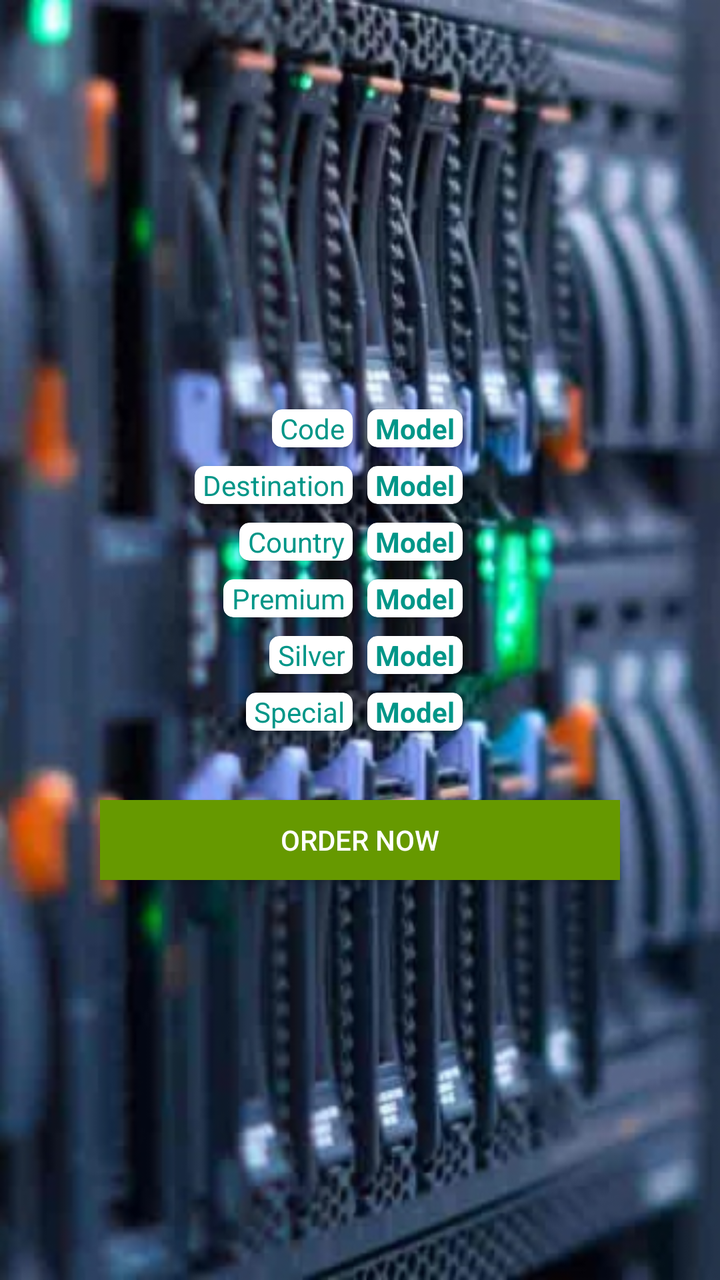
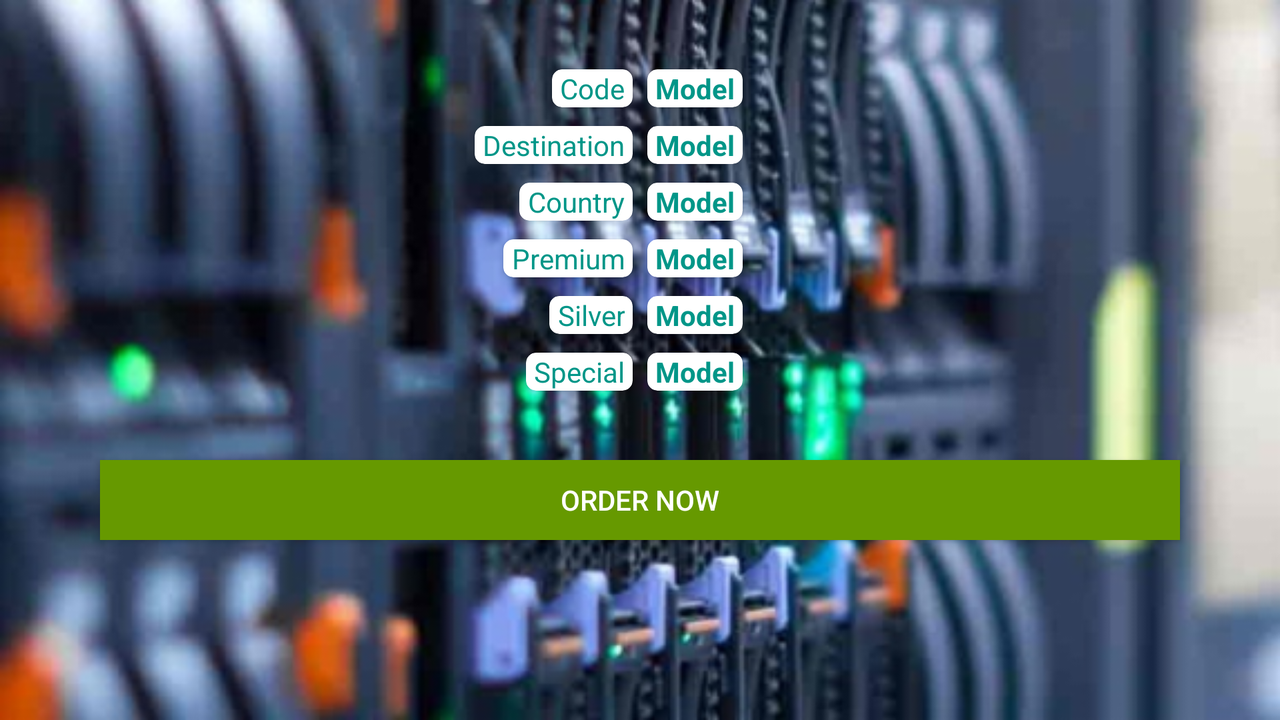

An Android layout and its configuration variant, each rendered on a device that would load it. The default file and the variant file are quoted in full after the pictures.
<!-- AndroidManifest.xml: application theme AppTheme -->
<!-- res/layout/activity_voip_buy.xml -->
<?xml version="1.0" encoding="utf-8"?>
<LinearLayout xmlns:android="http://schemas.android.com/apk/res/android"
    xmlns:card_view="http://schemas.android.com/apk/res-auto"
    xmlns:tools="http://schemas.android.com/tools"
    android:layout_width="match_parent"
    android:layout_height="match_parent"
    android:background="@drawable/dedicated"
    android:gravity="center"
    android:orientation="vertical"
    tools:context="com.maxxitsolution.a1networkspte.VOIPBuyActivity">

    <LinearLayout
        android:layout_width="match_parent"
        android:layout_height="wrap_content"
        android:orientation="horizontal"
        android:weightSum="2">

        <LinearLayout
            android:layout_width="0dp"
            android:layout_height="wrap_content"
            android:layout_weight="1"
            android:gravity="right">

            <android.support.v7.widget.CardView
                android:layout_width="wrap_content"
                android:layout_height="wrap_content"
                card_view:cardCornerRadius="5dp"
                card_view:cardUseCompatPadding="true"
                card_view:contentPadding="0dp">

                <TextView
                    android:layout_width="match_parent"
                    android:layout_height="wrap_content"
                    android:layout_marginEnd="4dp"
                    android:layout_marginStart="4dp"
                    android:text="Code"
                    android:textAlignment="textEnd"
                    android:textColor="@color/colorPrimary" />
            </android.support.v7.widget.CardView>
        </LinearLayout>

        <LinearLayout
            android:layout_width="0dp"
            android:layout_height="wrap_content"
            android:layout_weight="1"
            android:gravity="left">

            <android.support.v7.widget.CardView
                android:layout_width="wrap_content"
                android:layout_height="wrap_content"
                card_view:cardCornerRadius="5dp"
                card_view:cardUseCompatPadding="true"
                card_view:contentPadding="0dp">

                <TextView
                    android:id="@+id/Code"
                    android:layout_width="match_parent"
                    android:layout_height="wrap_content"
                    android:layout_marginEnd="4dp"
                    android:layout_marginStart="4dp"
                    android:text="Model"
                    android:textAlignment="textEnd"
                    android:textColor="@color/colorPrimary"
                    android:textStyle="bold" />
            </android.support.v7.widget.CardView>
        </LinearLayout>
    </LinearLayout>

    <LinearLayout
        android:layout_width="match_parent"
        android:layout_height="wrap_content"
        android:orientation="horizontal"
        android:weightSum="2">

        <LinearLayout
            android:layout_width="0dp"
            android:layout_height="wrap_content"
            android:layout_weight="1"
            android:gravity="right">

            <android.support.v7.widget.CardView
                android:layout_width="wrap_content"
                android:layout_height="wrap_content"
                card_view:cardCornerRadius="5dp"
                card_view:cardUseCompatPadding="true"
                card_view:contentPadding="0dp">

                <TextView
                    android:layout_width="match_parent"
                    android:layout_height="wrap_content"
                    android:layout_marginEnd="4dp"
                    android:layout_marginStart="4dp"
                    android:text="Destination"
                    android:textAlignment="textEnd"
                    android:textColor="@color/colorPrimary" />
            </android.support.v7.widget.CardView>
        </LinearLayout>

        <LinearLayout
            android:layout_width="0dp"
            android:layout_height="wrap_content"
            android:layout_weight="1"
            android:gravity="left">

            <android.support.v7.widget.CardView
                android:layout_width="wrap_content"
                android:layout_height="wrap_content"
                card_view:cardCornerRadius="5dp"
                card_view:cardUseCompatPadding="true"
                card_view:contentPadding="0dp">

                <TextView
                    android:id="@+id/Destination"
                    android:layout_width="match_parent"
                    android:layout_height="wrap_content"
                    android:layout_marginEnd="4dp"
                    android:layout_marginStart="4dp"
                    android:text="Model"
                    android:textAlignment="textEnd"
                    android:textColor="@color/colorPrimary"
                    android:textStyle="bold" />
            </android.support.v7.widget.CardView>
        </LinearLayout>
    </LinearLayout>

    <LinearLayout
        android:layout_width="match_parent"
        android:layout_height="wrap_content"
        android:orientation="horizontal"
        android:weightSum="2">

        <LinearLayout
            android:layout_width="0dp"
            android:layout_height="wrap_content"
            android:layout_weight="1"
            android:gravity="right">

            <android.support.v7.widget.CardView
                android:layout_width="wrap_content"
                android:layout_height="wrap_content"
                card_view:cardCornerRadius="5dp"
                card_view:cardUseCompatPadding="true"
                card_view:contentPadding="0dp">

                <TextView
                    android:layout_width="match_parent"
                    android:layout_height="wrap_content"
                    android:layout_marginEnd="4dp"
                    android:layout_marginStart="4dp"
                    android:text="Country"
                    android:textAlignment="textEnd"
                    android:textColor="@color/colorPrimary" />
            </android.support.v7.widget.CardView>
        </LinearLayout>

        <LinearLayout
            android:layout_width="0dp"
            android:layout_height="wrap_content"
            android:layout_weight="1"
            android:gravity="left">

            <android.support.v7.widget.CardView
                android:layout_width="wrap_content"
                android:layout_height="wrap_content"
                card_view:cardCornerRadius="5dp"
                card_view:cardUseCompatPadding="true"
                card_view:contentPadding="0dp">

                <TextView
                    android:id="@+id/Country"
                    android:layout_width="match_parent"
                    android:layout_height="wrap_content"
                    android:layout_marginEnd="4dp"
                    android:layout_marginStart="4dp"
                    android:text="Model"
                    android:textAlignment="textEnd"
                    android:textColor="@color/colorPrimary"
                    android:textStyle="bold" />
            </android.support.v7.widget.CardView>
        </LinearLayout>
    </LinearLayout>

    <LinearLayout
        android:layout_width="match_parent"
        android:layout_height="wrap_content"
        android:orientation="horizontal"
        android:weightSum="2">

        <LinearLayout
            android:layout_width="0dp"
            android:layout_height="wrap_content"
            android:layout_weight="1"
            android:gravity="right">

            <android.support.v7.widget.CardView
                android:layout_width="wrap_content"
                android:layout_height="wrap_content"
                card_view:cardCornerRadius="5dp"
                card_view:cardUseCompatPadding="true"
                card_view:contentPadding="0dp">

                <TextView
                    android:layout_width="match_parent"
                    android:layout_height="wrap_content"
                    android:layout_marginEnd="4dp"
                    android:layout_marginStart="4dp"
                    android:text="Premium"
                    android:textAlignment="textEnd"
                    android:textColor="@color/colorPrimary" />
            </android.support.v7.widget.CardView>
        </LinearLayout>

        <LinearLayout
            android:layout_width="0dp"
            android:layout_height="wrap_content"
            android:layout_weight="1"
            android:gravity="left">

            <android.support.v7.widget.CardView
                android:layout_width="wrap_content"
                android:layout_height="wrap_content"
                card_view:cardCornerRadius="5dp"
                card_view:cardUseCompatPadding="true"
                card_view:contentPadding="0dp">

                <TextView
                    android:id="@+id/Premium"
                    android:layout_width="match_parent"
                    android:layout_height="wrap_content"
                    android:layout_marginEnd="4dp"
                    android:layout_marginStart="4dp"
                    android:text="Model"
                    android:textAlignment="textEnd"
                    android:textColor="@color/colorPrimary"
                    android:textStyle="bold" />
            </android.support.v7.widget.CardView>
        </LinearLayout>
    </LinearLayout>

    <LinearLayout
        android:layout_width="match_parent"
        android:layout_height="wrap_content"
        android:orientation="horizontal"
        android:weightSum="2">

        <LinearLayout
            android:layout_width="0dp"
            android:layout_height="wrap_content"
            android:layout_weight="1"
            android:gravity="right">

            <android.support.v7.widget.CardView
                android:layout_width="wrap_content"
                android:layout_height="wrap_content"
                card_view:cardCornerRadius="5dp"
                card_view:cardUseCompatPadding="true"
                card_view:contentPadding="0dp">

                <TextView
                    android:layout_width="match_parent"
                    android:layout_height="wrap_content"
                    android:layout_marginEnd="4dp"
                    android:layout_marginStart="4dp"
                    android:text="Silver"
                    android:textAlignment="textEnd"
                    android:textColor="@color/colorPrimary" />
            </android.support.v7.widget.CardView>
        </LinearLayout>

        <LinearLayout
            android:layout_width="0dp"
            android:layout_height="wrap_content"
            android:layout_weight="1"
            android:gravity="left">

            <android.support.v7.widget.CardView
                android:layout_width="wrap_content"
                android:layout_height="wrap_content"
                card_view:cardCornerRadius="5dp"
                card_view:cardUseCompatPadding="true"
                card_view:contentPadding="0dp">

                <TextView
                    android:id="@+id/Silver"
                    android:layout_width="match_parent"
                    android:layout_height="wrap_content"
                    android:layout_marginEnd="4dp"
                    android:layout_marginStart="4dp"
                    android:text="Model"
                    android:textAlignment="textEnd"
                    android:textColor="@color/colorPrimary"
                    android:textStyle="bold" />
            </android.support.v7.widget.CardView>
        </LinearLayout>
    </LinearLayout>

    <LinearLayout
        android:layout_width="match_parent"
        android:layout_height="wrap_content"
        android:orientation="horizontal"
        android:weightSum="2">

        <LinearLayout
            android:layout_width="0dp"
            android:layout_height="wrap_content"
            android:layout_weight="1"
            android:gravity="right">

            <android.support.v7.widget.CardView
                android:layout_width="wrap_content"
                android:layout_height="wrap_content"
                card_view:cardCornerRadius="5dp"
                card_view:cardUseCompatPadding="true"
                card_view:contentPadding="0dp">

                <TextView
                    android:layout_width="match_parent"
                    android:layout_height="wrap_content"
                    android:layout_marginEnd="4dp"
                    android:layout_marginStart="4dp"
                    android:text="Special"
                    android:textAlignment="textEnd"
                    android:textColor="@color/colorPrimary" />
            </android.support.v7.widget.CardView>
        </LinearLayout>

        <LinearLayout
            android:layout_width="0dp"
            android:layout_height="wrap_content"
            android:layout_weight="1"
            android:gravity="left">

            <android.support.v7.widget.CardView
                android:layout_width="wrap_content"
                android:layout_height="wrap_content"
                card_view:cardCornerRadius="5dp"
                card_view:cardUseCompatPadding="true"
                card_view:contentPadding="0dp">

                <TextView
                    android:id="@+id/Special"
                    android:layout_width="match_parent"
                    android:layout_height="wrap_content"
                    android:layout_marginEnd="4dp"
                    android:layout_marginStart="4dp"
                    android:text="Model"
                    android:textAlignment="textEnd"
                    android:textColor="@color/colorPrimary"
                    android:textStyle="bold" />
            </android.support.v7.widget.CardView>
        </LinearLayout>
    </LinearLayout>

    <Button
        android:id="@+id/voipOrder"
        android:layout_width="match_parent"
        android:layout_height="40dp"
        android:layout_marginLeft="50dp"
        android:layout_marginRight="50dp"
        android:layout_marginTop="30dp"
        android:background="@android:color/holo_green_dark"
        android:text="Order Now"
        android:textColor="@android:color/white" />

</LinearLayout>
<!-- resources referenced by this layout -->
<resources>
  <color name="colorPrimary">#009688</color>
  <!-- drawable dedicated: png bitmap (drawable-hdpi, 124057 bytes) -->
  <style name="AppTheme" parent="Theme.AppCompat.Light.DarkActionBar">
          
          <item name="colorPrimary">@color/colorPrimary</item>
          <item name="colorPrimaryDark">@color/colorPrimaryDark</item>
          <item name="colorAccent">@color/colorAccent</item>
      </style>
  <color name="colorPrimaryDark">#00695C</color>
  <color name="colorAccent">#1DE9B6</color>
</resources>
<!-- res/layout-land/activity_voip_buy.xml (the author's variant of the layout above) -->
<!-- drawn on the phone turned sideways -->
<?xml version="1.0" encoding="utf-8"?>
<ScrollView xmlns:android="http://schemas.android.com/apk/res/android"
    xmlns:card_view="http://schemas.android.com/apk/res-auto"
    xmlns:tools="http://schemas.android.com/tools"
    android:layout_width="match_parent"
    android:layout_height="match_parent"
    android:background="@drawable/dedicated_land"
    tools:context="com.maxxitsolution.a1networkspte.VOIPBuyActivity">

    <LinearLayout
        android:layout_width="match_parent"
        android:layout_height="match_parent"
        android:gravity="center"
        android:orientation="vertical">

        <LinearLayout
            android:layout_width="match_parent"
            android:layout_height="wrap_content"
            android:layout_marginTop="30dp"
            android:orientation="horizontal"
            android:weightSum="2">

            <LinearLayout
                android:layout_width="0dp"
                android:layout_height="wrap_content"
                android:layout_weight="1"
                android:gravity="right">

                <android.support.v7.widget.CardView
                    android:layout_width="wrap_content"
                    android:layout_height="wrap_content"
                    card_view:cardCornerRadius="5dp"
                    card_view:cardUseCompatPadding="true"
                    card_view:contentPadding="0dp">

                    <TextView
                        android:layout_width="match_parent"
                        android:layout_height="wrap_content"
                        android:layout_marginEnd="4dp"
                        android:layout_marginStart="4dp"
                        android:text="Code"
                        android:textAlignment="textEnd"
                        android:textColor="@color/colorPrimary" />
                </android.support.v7.widget.CardView>
            </LinearLayout>

            <LinearLayout
                android:layout_width="0dp"
                android:layout_height="wrap_content"
                android:layout_weight="1"
                android:gravity="left">

                <android.support.v7.widget.CardView
                    android:layout_width="wrap_content"
                    android:layout_height="wrap_content"
                    card_view:cardCornerRadius="5dp"
                    card_view:cardUseCompatPadding="true"
                    card_view:contentPadding="0dp">

                    <TextView
                        android:id="@+id/Code"
                        android:layout_width="match_parent"
                        android:layout_height="wrap_content"
                        android:layout_marginEnd="4dp"
                        android:layout_marginStart="4dp"
                        android:text="Model"
                        android:textAlignment="textEnd"
                        android:textColor="@color/colorPrimary"
                        android:textStyle="bold" />
                </android.support.v7.widget.CardView>
            </LinearLayout>
        </LinearLayout>

        <LinearLayout
            android:layout_width="match_parent"
            android:layout_height="wrap_content"
            android:orientation="horizontal"
            android:weightSum="2">

            <LinearLayout
                android:layout_width="0dp"
                android:layout_height="wrap_content"
                android:layout_weight="1"
                android:gravity="right">

                <android.support.v7.widget.CardView
                    android:layout_width="wrap_content"
                    android:layout_height="wrap_content"
                    card_view:cardCornerRadius="5dp"
                    card_view:cardUseCompatPadding="true"
                    card_view:contentPadding="0dp">

                    <TextView
                        android:layout_width="match_parent"
                        android:layout_height="wrap_content"
                        android:layout_marginEnd="4dp"
                        android:layout_marginStart="4dp"
                        android:text="Destination"
                        android:textAlignment="textEnd"
                        android:textColor="@color/colorPrimary" />
                </android.support.v7.widget.CardView>
            </LinearLayout>

            <LinearLayout
                android:layout_width="0dp"
                android:layout_height="wrap_content"
                android:layout_weight="1"
                android:gravity="left">

                <android.support.v7.widget.CardView
                    android:layout_width="wrap_content"
                    android:layout_height="wrap_content"
                    card_view:cardCornerRadius="5dp"
                    card_view:cardUseCompatPadding="true"
                    card_view:contentPadding="0dp">

                    <TextView
                        android:id="@+id/Destination"
                        android:layout_width="match_parent"
                        android:layout_height="wrap_content"
                        android:layout_marginEnd="4dp"
                        android:layout_marginStart="4dp"
                        android:text="Model"
                        android:textAlignment="textEnd"
                        android:textColor="@color/colorPrimary"
                        android:textStyle="bold" />
                </android.support.v7.widget.CardView>
            </LinearLayout>
        </LinearLayout>

        <LinearLayout
            android:layout_width="match_parent"
            android:layout_height="wrap_content"
            android:orientation="horizontal"
            android:weightSum="2">

            <LinearLayout
                android:layout_width="0dp"
                android:layout_height="wrap_content"
                android:layout_weight="1"
                android:gravity="right">

                <android.support.v7.widget.CardView
                    android:layout_width="wrap_content"
                    android:layout_height="wrap_content"
                    card_view:cardCornerRadius="5dp"
                    card_view:cardUseCompatPadding="true"
                    card_view:contentPadding="0dp">

                    <TextView
                        android:layout_width="match_parent"
                        android:layout_height="wrap_content"
                        android:layout_marginEnd="4dp"
                        android:layout_marginStart="4dp"
                        android:text="Country"
                        android:textAlignment="textEnd"
                        android:textColor="@color/colorPrimary" />
                </android.support.v7.widget.CardView>
            </LinearLayout>

            <LinearLayout
                android:layout_width="0dp"
                android:layout_height="wrap_content"
                android:layout_weight="1"
                android:gravity="left">

                <android.support.v7.widget.CardView
                    android:layout_width="wrap_content"
                    android:layout_height="wrap_content"
                    card_view:cardCornerRadius="5dp"
                    card_view:cardUseCompatPadding="true"
                    card_view:contentPadding="0dp">

                    <TextView
                        android:id="@+id/Country"
                        android:layout_width="match_parent"
                        android:layout_height="wrap_content"
                        android:layout_marginEnd="4dp"
                        android:layout_marginStart="4dp"
                        android:text="Model"
                        android:textAlignment="textEnd"
                        android:textColor="@color/colorPrimary"
                        android:textStyle="bold" />
                </android.support.v7.widget.CardView>
            </LinearLayout>
        </LinearLayout>

        <LinearLayout
            android:layout_width="match_parent"
            android:layout_height="wrap_content"
            android:orientation="horizontal"
            android:weightSum="2">

            <LinearLayout
                android:layout_width="0dp"
                android:layout_height="wrap_content"
                android:layout_weight="1"
                android:gravity="right">

                <android.support.v7.widget.CardView
                    android:layout_width="wrap_content"
                    android:layout_height="wrap_content"
                    card_view:cardCornerRadius="5dp"
                    card_view:cardUseCompatPadding="true"
                    card_view:contentPadding="0dp">

                    <TextView
                        android:layout_width="match_parent"
                        android:layout_height="wrap_content"
                        android:layout_marginEnd="4dp"
                        android:layout_marginStart="4dp"
                        android:text="Premium"
                        android:textAlignment="textEnd"
                        android:textColor="@color/colorPrimary" />
                </android.support.v7.widget.CardView>
            </LinearLayout>

            <LinearLayout
                android:layout_width="0dp"
                android:layout_height="wrap_content"
                android:layout_weight="1"
                android:gravity="left">

                <android.support.v7.widget.CardView
                    android:layout_width="wrap_content"
                    android:layout_height="wrap_content"
                    card_view:cardCornerRadius="5dp"
                    card_view:cardUseCompatPadding="true"
                    card_view:contentPadding="0dp">

                    <TextView
                        android:id="@+id/Premium"
                        android:layout_width="match_parent"
                        android:layout_height="wrap_content"
                        android:layout_marginEnd="4dp"
                        android:layout_marginStart="4dp"
                        android:text="Model"
                        android:textAlignment="textEnd"
                        android:textColor="@color/colorPrimary"
                        android:textStyle="bold" />
                </android.support.v7.widget.CardView>
            </LinearLayout>
        </LinearLayout>

        <LinearLayout
            android:layout_width="match_parent"
            android:layout_height="wrap_content"
            android:orientation="horizontal"
            android:weightSum="2">

            <LinearLayout
                android:layout_width="0dp"
                android:layout_height="wrap_content"
                android:layout_weight="1"
                android:gravity="right">

                <android.support.v7.widget.CardView
                    android:layout_width="wrap_content"
                    android:layout_height="wrap_content"
                    card_view:cardCornerRadius="5dp"
                    card_view:cardUseCompatPadding="true"
                    card_view:contentPadding="0dp">

                    <TextView
                        android:layout_width="match_parent"
                        android:layout_height="wrap_content"
                        android:layout_marginEnd="4dp"
                        android:layout_marginStart="4dp"
                        android:text="Silver"
                        android:textAlignment="textEnd"
                        android:textColor="@color/colorPrimary" />
                </android.support.v7.widget.CardView>
            </LinearLayout>

            <LinearLayout
                android:layout_width="0dp"
                android:layout_height="wrap_content"
                android:layout_weight="1"
                android:gravity="left">

                <android.support.v7.widget.CardView
                    android:layout_width="wrap_content"
                    android:layout_height="wrap_content"
                    card_view:cardCornerRadius="5dp"
                    card_view:cardUseCompatPadding="true"
                    card_view:contentPadding="0dp">

                    <TextView
                        android:id="@+id/Silver"
                        android:layout_width="match_parent"
                        android:layout_height="wrap_content"
                        android:layout_marginEnd="4dp"
                        android:layout_marginStart="4dp"
                        android:text="Model"
                        android:textAlignment="textEnd"
                        android:textColor="@color/colorPrimary"
                        android:textStyle="bold" />
                </android.support.v7.widget.CardView>
            </LinearLayout>
        </LinearLayout>

        <LinearLayout
            android:layout_width="match_parent"
            android:layout_height="wrap_content"
            android:orientation="horizontal"
            android:weightSum="2">

            <LinearLayout
                android:layout_width="0dp"
                android:layout_height="wrap_content"
                android:layout_weight="1"
                android:gravity="right">

                <android.support.v7.widget.CardView
                    android:layout_width="wrap_content"
                    android:layout_height="wrap_content"
                    card_view:cardCornerRadius="5dp"
                    card_view:cardUseCompatPadding="true"
                    card_view:contentPadding="0dp">

                    <TextView
                        android:layout_width="match_parent"
                        android:layout_height="wrap_content"
                        android:layout_marginEnd="4dp"
                        android:layout_marginStart="4dp"
                        android:text="Special"
                        android:textAlignment="textEnd"
                        android:textColor="@color/colorPrimary" />
                </android.support.v7.widget.CardView>
            </LinearLayout>

            <LinearLayout
                android:layout_width="0dp"
                android:layout_height="wrap_content"
                android:layout_weight="1"
                android:gravity="left">

                <android.support.v7.widget.CardView
                    android:layout_width="wrap_content"
                    android:layout_height="wrap_content"
                    card_view:cardCornerRadius="5dp"
                    card_view:cardUseCompatPadding="true"
                    card_view:contentPadding="0dp">

                    <TextView
                        android:id="@+id/Special"
                        android:layout_width="match_parent"
                        android:layout_height="wrap_content"
                        android:layout_marginEnd="4dp"
                        android:layout_marginStart="4dp"
                        android:text="Model"
                        android:textAlignment="textEnd"
                        android:textColor="@color/colorPrimary"
                        android:textStyle="bold" />
                </android.support.v7.widget.CardView>
            </LinearLayout>
        </LinearLayout>

        <Button
            android:id="@+id/voipOrder"
            android:layout_width="match_parent"
            android:layout_height="40dp"
            android:layout_marginBottom="30dp"
            android:layout_marginLeft="50dp"
            android:layout_marginRight="50dp"
            android:layout_marginTop="30dp"
            android:background="@android:color/holo_green_dark"
            android:text="Order Now"
            android:textColor="@android:color/white" />
    </LinearLayout>
</ScrollView>
<!-- resources referenced by the variant -->
<!-- as the phone turned sideways resolves them -->
<resources>
  <color name="colorPrimary">#009688</color>
  <!-- drawable dedicated_land: png bitmap (drawable-hdpi, 121005 bytes) -->
  <style name="AppTheme" parent="Theme.AppCompat.Light.DarkActionBar">
          
          <item name="colorPrimary">@color/colorPrimary</item>
          <item name="colorPrimaryDark">@color/colorPrimaryDark</item>
          <item name="colorAccent">@color/colorAccent</item>
      </style>
  <color name="colorPrimaryDark">#00695C</color>
  <color name="colorAccent">#1DE9B6</color>
</resources>
